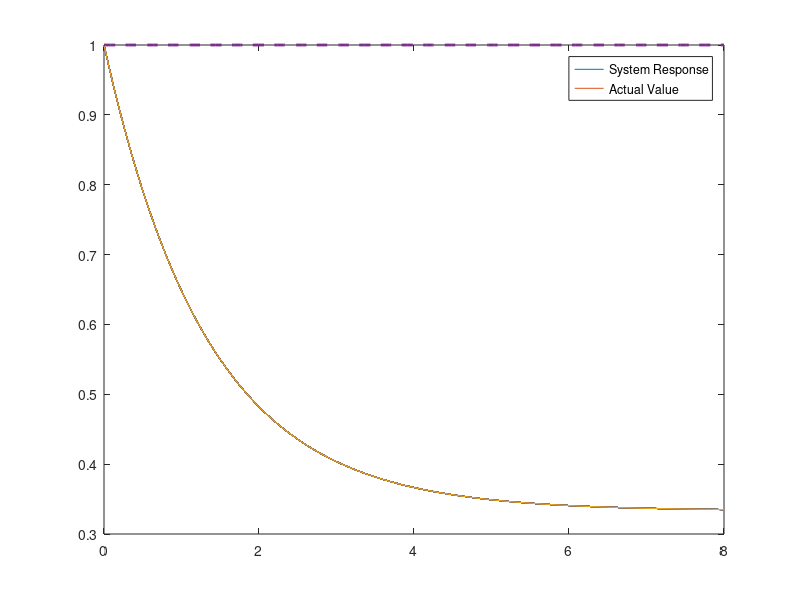

Source code (MATLAB):
clc;
clear;
% 定义系统参数
Ra=1; Km=10;J=2;b=0.5;Kb=0.1;

% 创建系统传递函数 sys1: G(s) = 1 / (Js + b)
num1=[1];den1=[J,b];sys1=tf(num1,den1);
% 创建系统传递函数 sys2: H(s) = Km * Kb / Ra
num2=[Km*Kb/Ra];den2=[1];sys2=tf(num2,den2);
% 反馈组合系统：sys_o = G(s) / (1 + G(s) * H(s))
sys_o=feedback(sys1,sys2);

% 将闭环系统反转符号
sys_o=-sys_o

% 分析阶跃响应
[yo,T]=step(sys_o);

% 绘制阶跃响应曲线
plot(T,yo);
title('Open-loop Disturbance Step Response')
xlabel('Time(sec)'),ylabel('\omega_o'),grid

% 输出阶跃响应的最终值
yo(length(T))

% 生成单位阶跃输入信号
t_input = linspace(0, max(T), length(T));
u_step = ones(size(t_input));
% 计算实际输出
actual_value=u_step+yo;

% 绘制阶跃响应曲线和单位阶跃输入信号
plot(t_input, actual_value,t_input, u_step,  '--', 'LineWidth', 2);
legend('System Response', 'Actual Value');